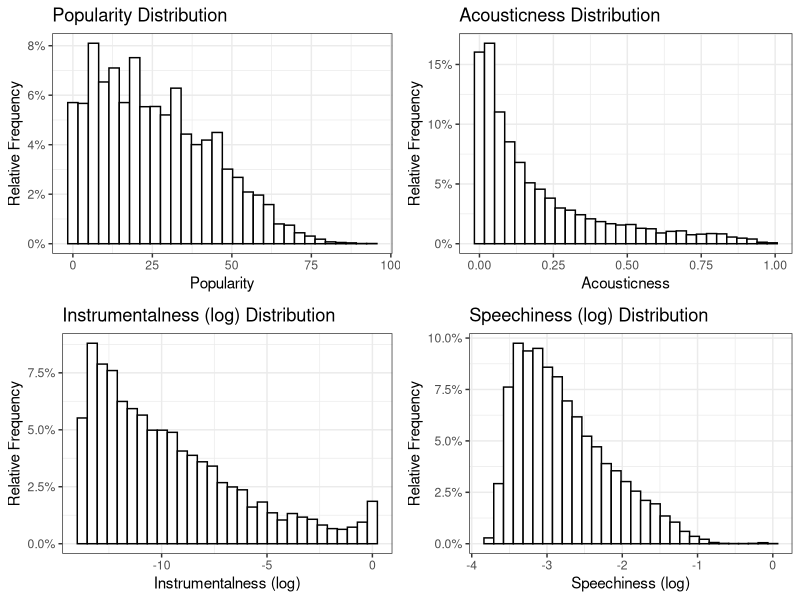
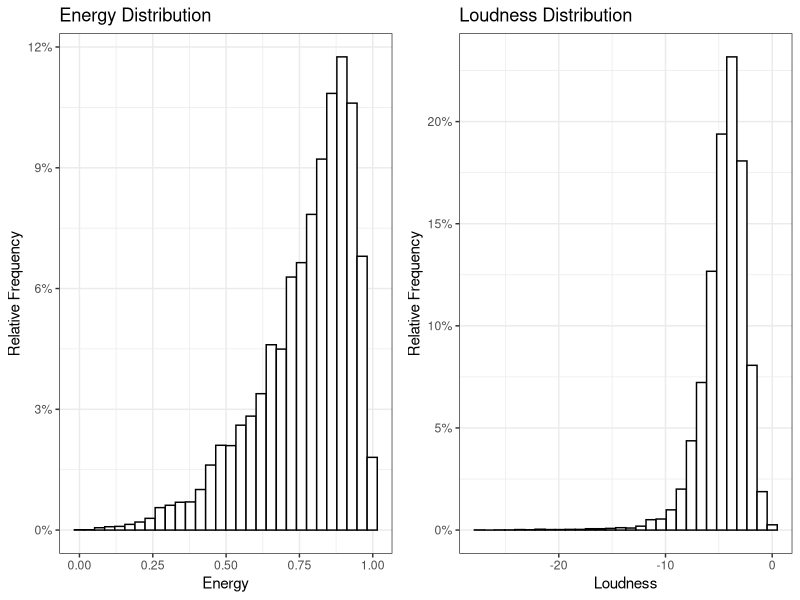
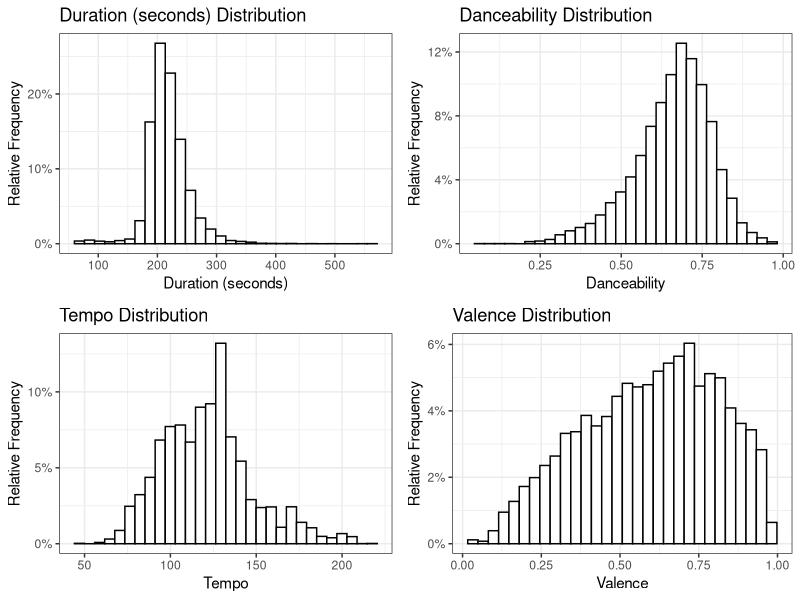

Write R code to recreate these figures, in order. (Note: this script raises an error after producing the figures.)
## ---- chunk 1
knitr::opts_chunk$set(echo = TRUE)
library(data.table)
library(tidyverse)
library(ggplot2)
library(ggthemes)
library(stringr)
library(scales)
library(RColorBrewer)

gen.pal <- c("#B4464B", "#4BB446", "#4682B4", "#7846B4")
deux.pal <- c("#19297C", "#A71D31")
## ---- chunk 2
gghist <- function(var, var_name){
  ggplot(data = data, aes(var)) + 
  geom_histogram(bins = 30, aes(y = stat(width*density)), 
                 fill = 'white', col = 'black') +
  xlab(var_name) + ylab("Relative Frequency") + 
  scale_y_continuous(labels=percent_format()) +
  ggtitle(paste(var_name, "Distribution")) +
  theme_bw()
}

gghist.group <- function(var, var_name){
  ggplot(data, aes(var, group = ArtistGen)) + 
    geom_histogram(bins = 30, aes(y = stat(width*density)), 
                fill = 'white', col = 'black') + 
    xlab(var_name) + ylab('Relative Frequency') +
  
    scale_y_continuous(labels=percent_format()) +
    ggtitle(paste(var_name, "by Generation")) +
    theme_bw() +
    facet_wrap(~ArtistGen)
}

ggbox.group <- function(var, var_name){
  ggplot(data = data, aes(x = var, y = factor(ArtistGen))) + 
    geom_boxplot(fill = gen.pal, col = "black", 
               outlier.color = 'red') +
    xlab(var_name) + ylab("K-Pop Generation") +
    ggtitle(paste(var_name, "K-Pop Generation"))  + 
    theme_bw()
}

gghist.type <- function(var, var_name){
  ggplot(data, aes(var, group = ArtistType)) + 
    geom_histogram(bins = 30, aes(y = stat(width*density)), 
                fill = 'white', col = 'black') + 
    xlab(var_name) + ylab('Relative Frequency') +
  
    scale_y_continuous(labels=percent_format()) +
    ggtitle(paste(var_name, "by Artist Type")) +
    theme_bw() +
    facet_wrap(~ArtistType)
}

ggbox.type <- function(var, var_name){
  ggplot(data = data, aes(x = var, y = factor(ArtistType))) + 
    geom_boxplot(fill = deux.pal, col = "black", 
               outlier.color = 'red') +
    xlab(var_name) + ylab("Artist Type") +
    ggtitle(paste(var_name, "Artist Type"))  + 
    theme_bw()
}

gghist.gender <- function(var, var_name){
  ggplot(data, aes(var, group = ArtistGender)) + 
    geom_histogram(bins = 30, aes(y = stat(width*density)), 
                fill = 'white', col = 'black') + 
    xlab(var_name) + ylab('Relative Frequency') +
  
    scale_y_continuous(labels=percent_format()) +
    ggtitle(paste(var_name, "by Artist Gender")) +
    theme_bw() +
    facet_wrap(~ArtistGender)
}

ggbox.gender <- function(var, var_name){
  ggplot(data = data, aes(x = var, y = factor(ArtistGender))) + 
    geom_boxplot(fill = c("#19297C", "#A71D31", "#4D8B31"), col = "black", 
               outlier.color = 'red') +
    xlab(var_name) + ylab("Artist Gender") +
    ggtitle(paste(var_name, "Artist Gender"))  + 
    theme_bw()
}
## ---- chunk 3
audio <- fread("audiofeatures_clean.csv")
artists <- fread("artist_df.csv")[,-1]
data <- merge(artists, audio, by.x = 'ID', by.y = 'artist_uri')
data <- na.omit(data) #remove NAs (there were less than 5 rows)
data = data %>% mutate(Generation = floor(Generation), 
                       release_date = as.POSIXct(release_date, format = "%m/%d/%y"),
                       mode = as.factor(mode),
                       key = factor(key),
                       time_signature = as.factor(time_signature),
                       duration_mmss = format(as.POSIXct(Sys.Date()) + duration_ms/1000, "%M:%S"), 
                       duration_ms = duration_ms/1000) %>%
  select(-artist) %>%
  rename(Artist_uri = ID, 
         ArtistType = Type, 
         ArtistGender  = Gender, 
         ArtistGen = Generation, 
         ArtistDebut = DebutYear,
         duration = duration_ms)
#albums <- unique(select(data, Artist, album))  
# head(data, n=5)
## ---- chunk 4
remove <- data %>% filter(str_detect(song_name, "intro") | str_detect(song_name, "outro") | str_detect(song_name, "interlude") | duration >= 600 | duration <= 60 | (duration <= 120.5 & (instrumentalness >= 0.50 | speechiness >= 0.40 | speechiness == 0)))
# short <- filter(data, duration <= 2)
# nrow(short)
nrow(remove)
data <- data[!data$song_uri %in% remove$song_uri, ]
#fwrite(data, "kpopdata.csv")
## ---- chunk 5
summary(data)
## ---- chunk 6
library(gridExtra)
grid.arrange(
gghist(data$popularity, 'Popularity'),
gghist(data$acousticness, 'Acousticness'),
gghist(log(data$instrumentalness), 'Instrumentalness (log)'),
gghist(log(data$speechiness), 'Speechiness (log)'), nrow = 2, ncol = 2)
# ggsave("~/Desktop/KPOPThesis/Figures/EDA/rightskew_dist.png")
# dev.off()
## ---- chunk 7
grid.arrange(gghist(data$energy, 'Energy'),
             gghist(data$loudness, 'Loudness'), ncol=2, nrow = 1)
# ggsave("~/Desktop/KPOPThesis/Figures/EDA/leftskey_dist.png")
# dev.off()
## ---- chunk 8
grid.arrange(gghist(data$duration, 'Duration (seconds)'),
             gghist(data$danceability, 'Danceability'),
             gghist(data$tempo, 'Tempo'),
             gghist(data$valence, 'Valence'), ncol=2, nrow = 2)
# ggsave("~/Desktop/KPOPThesis/Figures/EDA/norm_hists.png")
# dev.off()
## ---- chunk 9
table(data$mode)/nrow(data)
## ---- chunk 10
table(data$time_signature)/nrow(data)
## ---- chunk 11
ggplot(data, aes(key)) +
  geom_bar() +
  theme_bw() +
  scale_x_discrete(labels = pitch.class)+
    xlab("Musical Key") + ylab("Frequency") +
    ggtitle("Musical Key Frequency") 
ggsave("~/Desktop/KPOPThesis/Figures/EDA/Key_barplot.png")
dev.off()
## ---- chunk 12
#gghist(data$release_date, 'release date')
## ---- chunk 13
gghist(data$popularity, 'Popularity')
## ---- chunk 14
gghist.group(data$popularity, "Popularity")
## ---- chunk 15
ggbox.group(data$popularity, "Popularity")
## ---- chunk 16
data %>% filter(ArtistGen ==1 & popularity >= 50) %>% select(Artist, ArtistDebut, song_name, release_date, popularity)
## ---- chunk 17
gghist.type(data$popularity, "Popularity")
## ---- chunk 18
ggbox.type(data$popularity, "Popularity")
## ---- chunk 19
gghist.gender(data$popularity, "Popularity")
## ---- chunk 20
ggbox.gender(data$popularity, "Popularity")
## ---- chunk 21
gghist(data$duration, 'Duration (seconds)')
## ---- chunk 22
gghist.group(data$duration, "Duration (seconds)")
## ---- chunk 23
ggbox.group(data$duration, "Duration (Seconds)")
## ---- chunk 24
gghist.type(data$duration, "Duration (seconds)")
## ---- chunk 25
ggbox.type(data$duration, "Duration (Seconds)")
## ---- chunk 26
gghist.gender(data$duration, "Duration (seconds)")
## ---- chunk 27
ggbox.gender(data$duration, "Duration (Seconds)")
## ---- chunk 28
gghist(data$acousticness, 'Acousticness')
#gghist(sqrt(data$acousticness), 'acousticness square root')
## ---- chunk 29
gghist.group(data$acousticness, "Acousticness")
## ---- chunk 30
ggbox.group(data$acousticness, "Acousticness")
## ---- chunk 31
gghist.type(data$acousticness, "Acousticness")
## ---- chunk 32
ggbox.type(data$acousticness, "Acousticness")
## ---- chunk 33
gghist.gender(data$acousticness, "Acousticness")
## ---- chunk 34
ggbox.gender(data$acousticness, "Acousticness")
## ---- chunk 35
gghist(data$danceability, 'danceability')
## ---- chunk 36
gghist.group(data$danceability, "Danceability")
## ---- chunk 37
gghist.group(data$danceability, "Danceability")
## ---- chunk 38
ggbox.group(data$danceability, "Danceability")
## ---- chunk 39
gghist.type(data$danceability, "Danceability")
## ---- chunk 40
ggbox.type(data$danceability, "Danceability")
## ---- chunk 41
gghist.gender(data$danceability, "Danceability")
## ---- chunk 42
ggbox.gender(data$danceability, "Danceability")
## ---- chunk 43
gghist(data$energy, 'Energy')
## ---- chunk 44
gghist.group(data$energy, "Energy")
## ---- chunk 45
ggbox.group(data$energy, "Energy")
## ---- chunk 46
gghist.type(data$energy, "Energy")
## ---- chunk 47
ggbox.type(data$energy, "Energy")
## ---- chunk 48
gghist.gender(data$energy, "Energy")
## ---- chunk 49
ggbox.gender(data$energy, "Energy")
## ---- chunk 50
gghist(data$instrumentalness, 'instrumentalness')
gghist(log(data$instrumentalness), 'instrumentalness (log transform)')
## ---- chunk 51
gghist.group(data$instrumentalness, "Instrumentalness")
gghist.group(log(data$instrumentalness), "Instrumentalness (Log Transform)")
## ---- chunk 52
ggbox.group(log(data$instrumentalness), 'Instrumentalness (Log Transform)')
## ---- chunk 53
gghist.type(log(data$instrumentalness), "Instrumentalness (Log Transform)")
## ---- chunk 54
ggbox.type(log(data$instrumentalness), 'Instrumentalness (Log Transform)')
## ---- chunk 55
gghist.gender(log(data$instrumentalness), "Instrumentalness (Log Transform)")
## ---- chunk 56
ggbox.gender(log(data$instrumentalness), 'Instrumentalness (Log Transform)')
## ---- chunk 57
pitch.class <- c("C", "C♯/D♭", "D", "D♯/E♭", "E", "F", "F♯/G♭", "G", "G♯/A♭", "A", "A♯/B♭", "B")
pitch.class <- c("C", "C♯/D-flat", "D", "D♯/E-flat", "E", "F", "F♯/G-flat", "G", "G♯/A-flat", "A", "A♯/B-flat", "B")
names(pitch.class) <- 0:11
pitch.class
## ---- chunk 58
# key.table <- data.frame(table(data$key))
# colnames(key.table) <- c("Key", "Count")
# ggplot(key.table, aes(Count, reorder(Key,-Count), fill = Key)) + 
#   theme_bw() + theme(legend.position = "none") + 
#   geom_point() + 
#   scale_x_discrete(labels = pitch.class)
# 
# key.table <- within(key.table, 
#                    Key <- factor(Key, 
#                                       levels=names(sort(table(Key), 
#                                                         decreasing=TRUE))))
data$key <- factor(data$key, levels = c("0", "1", "2", "3", "4", "5", 
                                        "6", "7", "8", "9", "10", "11"))

ggplot(data, aes(key)) +
  geom_bar() +
  theme_bw() +
  scale_x_discrete(labels = pitch.class)+
    xlab("Musical Key") + ylab("Frequency") +
    ggtitle("Musical Key Frequency") 
## ---- chunk 59
gghist(data$liveness, 'liveness')
## ---- chunk 60
gghist.group(data$liveness, 'Liveness')
## ---- chunk 61
ggbox.group(data$liveness, "Liveness")
## ---- chunk 62
gghist(data$loudness, 'loudness')
## ---- chunk 63
gghist.group(data$loudness, 'Loudness')
## ---- chunk 64
ggbox.group(data$loudness, "Loudness")
## ---- chunk 65
gghist.type(data$loudness, 'Loudness')
## ---- chunk 66
ggbox.type(data$loudness, "Loudness")
## ---- chunk 67
gghist.gender(data$loudness, 'Loudness')
## ---- chunk 68
ggbox.gender(data$loudness, "Loudness")
## ---- chunk 69
ggplot(data, aes(mode)) +
  geom_bar(aes(fill = mode)) +
  scale_fill_manual("legend", values = c("0" = deux.pal[1], "1" = deux.pal[2])) +
  #scale_y_continuous(labels = percent()) +
  ylab("Frequency") + xlab("Musical Mode") +
  ggtitle("Musical Mode") +
  theme_minimal()
## ---- chunk 70
ggplot(data, aes(ArtistGen, y=..count../sum(..count..))) + 
  geom_bar(aes(fill = mode), position = "fill") + 
  scale_fill_manual("legend", values = c("0" = deux.pal[1], "1" = deux.pal[2])) +
  xlab('Generation') + ylab('Relative Frequency') +
  ggtitle("Musical Mode by Generation") +
  #scale_y_continuous(labels=percent_format()) +
  theme_minimal() #+
  #facet_wrap(~ArtistGen)
## ---- chunk 71
ggplot(data, aes(ArtistType, y=..count../sum(..count..))) + 
  geom_bar(aes(fill = mode), position = "fill") + 
  scale_fill_manual("legend", values = c("0" = deux.pal[1], "1" = deux.pal[2])) +
  xlab('Generation') + ylab('Relative Frequency') +
  ggtitle("Musical Mode by Generation") +
  #scale_y_continuous(labels=percent_format()) +
  theme_minimal()
## ---- chunk 72
ggplot(data, aes(ArtistGender, y=..count../sum(..count..))) + 
  geom_bar(aes(fill = mode), position = "fill") + 
  scale_fill_manual("legend", values = c("0" = deux.pal[1], "1" = deux.pal[2])) +
  xlab('Generation') + ylab('Relative Frequency') +
  ggtitle("Musical Mode by Generation") +
  #scale_y_continuous(labels=percent_format()) +
  theme_minimal()
## ---- chunk 73
gghist(data$speechiness, 'speechiness')
gghist(log(data$speechiness), 'speechiness (log transform)')
## ---- chunk 74
gghist.group(data$speechiness, "Speechiness")
gghist.group(log(data$speechiness), "Speechiness (Log Transform)")
## ---- chunk 75
ggbox.group(log(data$speechiness), "Speechiness (Log Transform)")
## ---- chunk 76
gghist.type(log(data$speechiness), "Speechiness (Log Transform)")
## ---- chunk 77
ggbox.type(log(data$speechiness), "Speechiness (Log Transform)")
## ---- chunk 78
gghist.gender(log(data$speechiness), "Speechiness (Log Transform)")
## ---- chunk 79
ggbox.gender(log(data$speechiness), "Speechiness (Log Transform)")
## ---- chunk 80
gghist(data$tempo, 'tempo')
## ---- chunk 81
gghist.group(data$tempo, "Tempo")
## ---- chunk 82
ggbox.group(data$tempo, "Tempo")
## ---- chunk 83
gghist.type(data$tempo, "Tempo")
## ---- chunk 84
ggbox.type(data$tempo, "Tempo")
## ---- chunk 85
gghist.gender(data$tempo, "Tempo")
## ---- chunk 86
ggbox.gender(data$tempo, "Tempo")
## ---- chunk 87
ggplot(data, aes(time_signature)) +
  geom_bar(aes(fill = time_signature)) +
  theme_minimal()
## ---- chunk 88
ggplot(data, aes(ArtistGen, y=..count../sum(..count..))) + 
  geom_bar(aes(fill = time_signature), position = "fill") + 
  xlab('Generation') + ylab('relative frequency') +
  ggtitle("Time Signature by Generation") +
  #scale_y_continuous(labels=percent_format()) +
  theme_bw()
## ---- chunk 89
gghist(data$valence, 'Valence')
## ---- chunk 90
gghist.group(data$valence, "Valence")
## ---- chunk 91
ggbox.group(data$valence, "Valence")
## ---- chunk 92
gghist.type(data$valence, "Valence")
## ---- chunk 93
ggbox.type(data$valence, "Valence")
## ---- chunk 94
gghist.gender(data$valence, "Valence")
## ---- chunk 95
ggbox.gender(data$valence, "Valence")
## ---- chunk 96
numdata <- select(data, ArtistGen, ArtistDebut, popularity, duration, acousticness, danceability, energy, instrumentalness, key, liveness, loudness, mode, speechiness, tempo, time_signature, valence)
numdata <- data.frame(lapply(numdata, function(x) as.numeric(x)))
cor(numdata)
## ---- chunk 97
transformdata <- mutate(numdata, speechiness = log(speechiness + 0.001), instrumentalness = log(instrumentalness + 0.001))
cor(transformdata)
